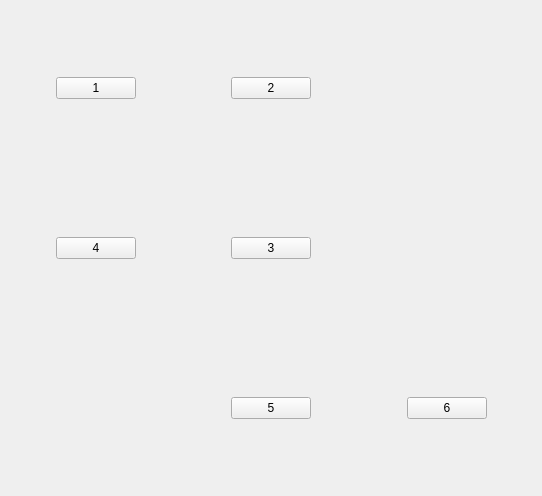
<?xml version="1.0" encoding="UTF-8"?>
<ui version="4.0">
 <class>Form</class>
 <widget class="QWidget" name="Form">
  <property name="geometry">
   <rect>
    <x>0</x>
    <y>0</y>
    <width>542</width>
    <height>496</height>
   </rect>
  </property>
  <property name="windowTitle">
   <string>SimLaparo</string>
  </property>
  <layout class="QVBoxLayout" name="verticalLayout_4">
   <item>
    <layout class="QGridLayout" name="gridLayout">
     <item row="2" column="2">
      <layout class="QGridLayout" name="gridLayout_2">
       <item row="0" column="0">
        <layout class="QGridLayout" name="gridLayout_18">
         <item row="0" column="0">
          <spacer name="horizontalSpacer_33">
           <property name="orientation">
            <enum>Qt::Horizontal</enum>
           </property>
           <property name="sizeHint" stdset="0">
            <size>
             <width>40</width>
             <height>20</height>
            </size>
           </property>
          </spacer>
         </item>
         <item row="0" column="3">
          <spacer name="horizontalSpacer_34">
           <property name="orientation">
            <enum>Qt::Horizontal</enum>
           </property>
           <property name="sizeHint" stdset="0">
            <size>
             <width>40</width>
             <height>20</height>
            </size>
           </property>
          </spacer>
         </item>
         <item row="0" column="2">
          <spacer name="verticalSpacer_17">
           <property name="orientation">
            <enum>Qt::Vertical</enum>
           </property>
           <property name="sizeHint" stdset="0">
            <size>
             <width>20</width>
             <height>40</height>
            </size>
           </property>
          </spacer>
         </item>
         <item row="2" column="2">
          <spacer name="verticalSpacer_18">
           <property name="orientation">
            <enum>Qt::Vertical</enum>
           </property>
           <property name="sizeHint" stdset="0">
            <size>
             <width>20</width>
             <height>40</height>
            </size>
           </property>
          </spacer>
         </item>
         <item row="1" column="0">
          <spacer name="horizontalSpacer_35">
           <property name="orientation">
            <enum>Qt::Horizontal</enum>
           </property>
           <property name="sizeHint" stdset="0">
            <size>
             <width>40</width>
             <height>20</height>
            </size>
           </property>
          </spacer>
         </item>
         <item row="1" column="3">
          <spacer name="horizontalSpacer_36">
           <property name="orientation">
            <enum>Qt::Horizontal</enum>
           </property>
           <property name="sizeHint" stdset="0">
            <size>
             <width>40</width>
             <height>20</height>
            </size>
           </property>
          </spacer>
         </item>
         <item row="1" column="2">
          <widget class="QPushButton" name="pushButton_2">
           <property name="text">
            <string>6</string>
           </property>
          </widget>
         </item>
        </layout>
       </item>
      </layout>
     </item>
     <item row="2" column="1">
      <layout class="QGridLayout" name="gridLayout_3">
       <item row="0" column="0">
        <layout class="QGridLayout" name="gridLayout_17">
         <item row="0" column="0">
          <spacer name="horizontalSpacer_29">
           <property name="orientation">
            <enum>Qt::Horizontal</enum>
           </property>
           <property name="sizeHint" stdset="0">
            <size>
             <width>40</width>
             <height>20</height>
            </size>
           </property>
          </spacer>
         </item>
         <item row="0" column="3">
          <spacer name="horizontalSpacer_30">
           <property name="orientation">
            <enum>Qt::Horizontal</enum>
           </property>
           <property name="sizeHint" stdset="0">
            <size>
             <width>40</width>
             <height>20</height>
            </size>
           </property>
          </spacer>
         </item>
         <item row="0" column="2">
          <spacer name="verticalSpacer_15">
           <property name="orientation">
            <enum>Qt::Vertical</enum>
           </property>
           <property name="sizeHint" stdset="0">
            <size>
             <width>20</width>
             <height>40</height>
            </size>
           </property>
          </spacer>
         </item>
         <item row="2" column="2">
          <spacer name="verticalSpacer_16">
           <property name="orientation">
            <enum>Qt::Vertical</enum>
           </property>
           <property name="sizeHint" stdset="0">
            <size>
             <width>20</width>
             <height>40</height>
            </size>
           </property>
          </spacer>
         </item>
         <item row="1" column="0">
          <spacer name="horizontalSpacer_31">
           <property name="orientation">
            <enum>Qt::Horizontal</enum>
           </property>
           <property name="sizeHint" stdset="0">
            <size>
             <width>40</width>
             <height>20</height>
            </size>
           </property>
          </spacer>
         </item>
         <item row="1" column="3">
          <spacer name="horizontalSpacer_32">
           <property name="orientation">
            <enum>Qt::Horizontal</enum>
           </property>
           <property name="sizeHint" stdset="0">
            <size>
             <width>40</width>
             <height>20</height>
            </size>
           </property>
          </spacer>
         </item>
         <item row="1" column="2">
          <widget class="QPushButton" name="pushButton_6">
           <property name="text">
            <string>5</string>
           </property>
          </widget>
         </item>
        </layout>
       </item>
      </layout>
     </item>
     <item row="1" column="2">
      <layout class="QGridLayout" name="gridLayout_4">
       <item row="0" column="0">
        <layout class="QGridLayout" name="gridLayout_19">
         <item row="0" column="0">
          <spacer name="horizontalSpacer_37">
           <property name="orientation">
            <enum>Qt::Horizontal</enum>
           </property>
           <property name="sizeHint" stdset="0">
            <size>
             <width>40</width>
             <height>20</height>
            </size>
           </property>
          </spacer>
         </item>
         <item row="0" column="3">
          <spacer name="horizontalSpacer_38">
           <property name="orientation">
            <enum>Qt::Horizontal</enum>
           </property>
           <property name="sizeHint" stdset="0">
            <size>
             <width>40</width>
             <height>20</height>
            </size>
           </property>
          </spacer>
         </item>
         <item row="0" column="2">
          <spacer name="verticalSpacer_19">
           <property name="orientation">
            <enum>Qt::Vertical</enum>
           </property>
           <property name="sizeHint" stdset="0">
            <size>
             <width>20</width>
             <height>40</height>
            </size>
           </property>
          </spacer>
         </item>
         <item row="2" column="2">
          <spacer name="verticalSpacer_20">
           <property name="orientation">
            <enum>Qt::Vertical</enum>
           </property>
           <property name="sizeHint" stdset="0">
            <size>
             <width>20</width>
             <height>40</height>
            </size>
           </property>
          </spacer>
         </item>
         <item row="1" column="0">
          <spacer name="horizontalSpacer_39">
           <property name="orientation">
            <enum>Qt::Horizontal</enum>
           </property>
           <property name="sizeHint" stdset="0">
            <size>
             <width>40</width>
             <height>20</height>
            </size>
           </property>
          </spacer>
         </item>
         <item row="1" column="3">
          <spacer name="horizontalSpacer_40">
           <property name="orientation">
            <enum>Qt::Horizontal</enum>
           </property>
           <property name="sizeHint" stdset="0">
            <size>
             <width>40</width>
             <height>20</height>
            </size>
           </property>
          </spacer>
         </item>
        </layout>
       </item>
      </layout>
     </item>
     <item row="1" column="1">
      <layout class="QGridLayout" name="gridLayout_5">
       <item row="0" column="0">
        <layout class="QGridLayout" name="gridLayout_16">
         <item row="0" column="0">
          <spacer name="horizontalSpacer_25">
           <property name="orientation">
            <enum>Qt::Horizontal</enum>
           </property>
           <property name="sizeHint" stdset="0">
            <size>
             <width>40</width>
             <height>20</height>
            </size>
           </property>
          </spacer>
         </item>
         <item row="0" column="3">
          <spacer name="horizontalSpacer_26">
           <property name="orientation">
            <enum>Qt::Horizontal</enum>
           </property>
           <property name="sizeHint" stdset="0">
            <size>
             <width>40</width>
             <height>20</height>
            </size>
           </property>
          </spacer>
         </item>
         <item row="0" column="2">
          <spacer name="verticalSpacer_13">
           <property name="orientation">
            <enum>Qt::Vertical</enum>
           </property>
           <property name="sizeHint" stdset="0">
            <size>
             <width>20</width>
             <height>40</height>
            </size>
           </property>
          </spacer>
         </item>
         <item row="2" column="2">
          <spacer name="verticalSpacer_14">
           <property name="orientation">
            <enum>Qt::Vertical</enum>
           </property>
           <property name="sizeHint" stdset="0">
            <size>
             <width>20</width>
             <height>40</height>
            </size>
           </property>
          </spacer>
         </item>
         <item row="1" column="0">
          <spacer name="horizontalSpacer_27">
           <property name="orientation">
            <enum>Qt::Horizontal</enum>
           </property>
           <property name="sizeHint" stdset="0">
            <size>
             <width>40</width>
             <height>20</height>
            </size>
           </property>
          </spacer>
         </item>
         <item row="1" column="3">
          <spacer name="horizontalSpacer_28">
           <property name="orientation">
            <enum>Qt::Horizontal</enum>
           </property>
           <property name="sizeHint" stdset="0">
            <size>
             <width>40</width>
             <height>20</height>
            </size>
           </property>
          </spacer>
         </item>
         <item row="1" column="2">
          <widget class="QPushButton" name="pushButton_3">
           <property name="text">
            <string>3</string>
           </property>
          </widget>
         </item>
        </layout>
       </item>
      </layout>
     </item>
     <item row="0" column="1">
      <layout class="QGridLayout" name="gridLayout_6">
       <item row="0" column="0">
        <layout class="QGridLayout" name="gridLayout_12">
         <item row="0" column="0">
          <spacer name="horizontalSpacer_9">
           <property name="orientation">
            <enum>Qt::Horizontal</enum>
           </property>
           <property name="sizeHint" stdset="0">
            <size>
             <width>40</width>
             <height>20</height>
            </size>
           </property>
          </spacer>
         </item>
         <item row="0" column="3">
          <spacer name="horizontalSpacer_10">
           <property name="orientation">
            <enum>Qt::Horizontal</enum>
           </property>
           <property name="sizeHint" stdset="0">
            <size>
             <width>40</width>
             <height>20</height>
            </size>
           </property>
          </spacer>
         </item>
         <item row="0" column="2">
          <spacer name="verticalSpacer_5">
           <property name="orientation">
            <enum>Qt::Vertical</enum>
           </property>
           <property name="sizeHint" stdset="0">
            <size>
             <width>20</width>
             <height>40</height>
            </size>
           </property>
          </spacer>
         </item>
         <item row="2" column="2">
          <spacer name="verticalSpacer_6">
           <property name="orientation">
            <enum>Qt::Vertical</enum>
           </property>
           <property name="sizeHint" stdset="0">
            <size>
             <width>20</width>
             <height>40</height>
            </size>
           </property>
          </spacer>
         </item>
         <item row="1" column="0">
          <spacer name="horizontalSpacer_11">
           <property name="orientation">
            <enum>Qt::Horizontal</enum>
           </property>
           <property name="sizeHint" stdset="0">
            <size>
             <width>40</width>
             <height>20</height>
            </size>
           </property>
          </spacer>
         </item>
         <item row="1" column="3">
          <spacer name="horizontalSpacer_12">
           <property name="orientation">
            <enum>Qt::Horizontal</enum>
           </property>
           <property name="sizeHint" stdset="0">
            <size>
             <width>40</width>
             <height>20</height>
            </size>
           </property>
          </spacer>
         </item>
         <item row="1" column="2">
          <widget class="QPushButton" name="pushButton">
           <property name="text">
            <string>2</string>
           </property>
          </widget>
         </item>
        </layout>
       </item>
      </layout>
     </item>
     <item row="0" column="2">
      <layout class="QGridLayout" name="gridLayout_7">
       <item row="0" column="0">
        <layout class="QGridLayout" name="gridLayout_13">
         <item row="0" column="0">
          <spacer name="horizontalSpacer_13">
           <property name="orientation">
            <enum>Qt::Horizontal</enum>
           </property>
           <property name="sizeHint" stdset="0">
            <size>
             <width>40</width>
             <height>20</height>
            </size>
           </property>
          </spacer>
         </item>
         <item row="0" column="3">
          <spacer name="horizontalSpacer_14">
           <property name="orientation">
            <enum>Qt::Horizontal</enum>
           </property>
           <property name="sizeHint" stdset="0">
            <size>
             <width>40</width>
             <height>20</height>
            </size>
           </property>
          </spacer>
         </item>
         <item row="0" column="2">
          <spacer name="verticalSpacer_7">
           <property name="orientation">
            <enum>Qt::Vertical</enum>
           </property>
           <property name="sizeHint" stdset="0">
            <size>
             <width>20</width>
             <height>40</height>
            </size>
           </property>
          </spacer>
         </item>
         <item row="2" column="2">
          <spacer name="verticalSpacer_8">
           <property name="orientation">
            <enum>Qt::Vertical</enum>
           </property>
           <property name="sizeHint" stdset="0">
            <size>
             <width>20</width>
             <height>40</height>
            </size>
           </property>
          </spacer>
         </item>
         <item row="1" column="0">
          <spacer name="horizontalSpacer_15">
           <property name="orientation">
            <enum>Qt::Horizontal</enum>
           </property>
           <property name="sizeHint" stdset="0">
            <size>
             <width>40</width>
             <height>20</height>
            </size>
           </property>
          </spacer>
         </item>
         <item row="1" column="3">
          <spacer name="horizontalSpacer_16">
           <property name="orientation">
            <enum>Qt::Horizontal</enum>
           </property>
           <property name="sizeHint" stdset="0">
            <size>
             <width>40</width>
             <height>20</height>
            </size>
           </property>
          </spacer>
         </item>
        </layout>
       </item>
      </layout>
     </item>
     <item row="2" column="0">
      <layout class="QGridLayout" name="gridLayout_8">
       <item row="0" column="0">
        <layout class="QGridLayout" name="gridLayout_15">
         <item row="0" column="0">
          <spacer name="horizontalSpacer_21">
           <property name="orientation">
            <enum>Qt::Horizontal</enum>
           </property>
           <property name="sizeHint" stdset="0">
            <size>
             <width>40</width>
             <height>20</height>
            </size>
           </property>
          </spacer>
         </item>
         <item row="0" column="3">
          <spacer name="horizontalSpacer_22">
           <property name="orientation">
            <enum>Qt::Horizontal</enum>
           </property>
           <property name="sizeHint" stdset="0">
            <size>
             <width>40</width>
             <height>20</height>
            </size>
           </property>
          </spacer>
         </item>
         <item row="0" column="2">
          <spacer name="verticalSpacer_11">
           <property name="orientation">
            <enum>Qt::Vertical</enum>
           </property>
           <property name="sizeHint" stdset="0">
            <size>
             <width>20</width>
             <height>40</height>
            </size>
           </property>
          </spacer>
         </item>
         <item row="2" column="2">
          <spacer name="verticalSpacer_12">
           <property name="orientation">
            <enum>Qt::Vertical</enum>
           </property>
           <property name="sizeHint" stdset="0">
            <size>
             <width>20</width>
             <height>40</height>
            </size>
           </property>
          </spacer>
         </item>
         <item row="1" column="0">
          <spacer name="horizontalSpacer_23">
           <property name="orientation">
            <enum>Qt::Horizontal</enum>
           </property>
           <property name="sizeHint" stdset="0">
            <size>
             <width>40</width>
             <height>20</height>
            </size>
           </property>
          </spacer>
         </item>
         <item row="1" column="3">
          <spacer name="horizontalSpacer_24">
           <property name="orientation">
            <enum>Qt::Horizontal</enum>
           </property>
           <property name="sizeHint" stdset="0">
            <size>
             <width>40</width>
             <height>20</height>
            </size>
           </property>
          </spacer>
         </item>
        </layout>
       </item>
      </layout>
     </item>
     <item row="0" column="0">
      <layout class="QGridLayout" name="gridLayout_9">
       <item row="0" column="0">
        <spacer name="horizontalSpacer">
         <property name="orientation">
          <enum>Qt::Horizontal</enum>
         </property>
         <property name="sizeHint" stdset="0">
          <size>
           <width>40</width>
           <height>20</height>
          </size>
         </property>
        </spacer>
       </item>
       <item row="0" column="3">
        <spacer name="horizontalSpacer_2">
         <property name="orientation">
          <enum>Qt::Horizontal</enum>
         </property>
         <property name="sizeHint" stdset="0">
          <size>
           <width>40</width>
           <height>20</height>
          </size>
         </property>
        </spacer>
       </item>
       <item row="0" column="2">
        <spacer name="verticalSpacer">
         <property name="orientation">
          <enum>Qt::Vertical</enum>
         </property>
         <property name="sizeHint" stdset="0">
          <size>
           <width>20</width>
           <height>40</height>
          </size>
         </property>
        </spacer>
       </item>
       <item row="2" column="2">
        <spacer name="verticalSpacer_2">
         <property name="orientation">
          <enum>Qt::Vertical</enum>
         </property>
         <property name="sizeHint" stdset="0">
          <size>
           <width>20</width>
           <height>40</height>
          </size>
         </property>
        </spacer>
       </item>
       <item row="1" column="0">
        <spacer name="horizontalSpacer_3">
         <property name="orientation">
          <enum>Qt::Horizontal</enum>
         </property>
         <property name="sizeHint" stdset="0">
          <size>
           <width>40</width>
           <height>20</height>
          </size>
         </property>
        </spacer>
       </item>
       <item row="1" column="3">
        <spacer name="horizontalSpacer_4">
         <property name="orientation">
          <enum>Qt::Horizontal</enum>
         </property>
         <property name="sizeHint" stdset="0">
          <size>
           <width>40</width>
           <height>20</height>
          </size>
         </property>
        </spacer>
       </item>
       <item row="1" column="2">
        <widget class="QPushButton" name="pushButton_5">
         <property name="text">
          <string>1</string>
         </property>
        </widget>
       </item>
      </layout>
     </item>
     <item row="1" column="0">
      <layout class="QGridLayout" name="gridLayout_10">
       <item row="0" column="0">
        <layout class="QGridLayout" name="gridLayout_14">
         <item row="0" column="0">
          <spacer name="horizontalSpacer_17">
           <property name="orientation">
            <enum>Qt::Horizontal</enum>
           </property>
           <property name="sizeHint" stdset="0">
            <size>
             <width>40</width>
             <height>20</height>
            </size>
           </property>
          </spacer>
         </item>
         <item row="0" column="3">
          <spacer name="horizontalSpacer_18">
           <property name="orientation">
            <enum>Qt::Horizontal</enum>
           </property>
           <property name="sizeHint" stdset="0">
            <size>
             <width>40</width>
             <height>20</height>
            </size>
           </property>
          </spacer>
         </item>
         <item row="0" column="2">
          <spacer name="verticalSpacer_9">
           <property name="orientation">
            <enum>Qt::Vertical</enum>
           </property>
           <property name="sizeHint" stdset="0">
            <size>
             <width>20</width>
             <height>40</height>
            </size>
           </property>
          </spacer>
         </item>
         <item row="2" column="2">
          <spacer name="verticalSpacer_10">
           <property name="orientation">
            <enum>Qt::Vertical</enum>
           </property>
           <property name="sizeHint" stdset="0">
            <size>
             <width>20</width>
             <height>40</height>
            </size>
           </property>
          </spacer>
         </item>
         <item row="1" column="0">
          <spacer name="horizontalSpacer_19">
           <property name="orientation">
            <enum>Qt::Horizontal</enum>
           </property>
           <property name="sizeHint" stdset="0">
            <size>
             <width>40</width>
             <height>20</height>
            </size>
           </property>
          </spacer>
         </item>
         <item row="1" column="3">
          <spacer name="horizontalSpacer_20">
           <property name="orientation">
            <enum>Qt::Horizontal</enum>
           </property>
           <property name="sizeHint" stdset="0">
            <size>
             <width>40</width>
             <height>20</height>
            </size>
           </property>
          </spacer>
         </item>
         <item row="1" column="2">
          <widget class="QPushButton" name="pushButton_4">
           <property name="text">
            <string>4</string>
           </property>
          </widget>
         </item>
        </layout>
       </item>
      </layout>
     </item>
    </layout>
   </item>
  </layout>
 </widget>
 <resources/>
 <connections/>
</ui>
